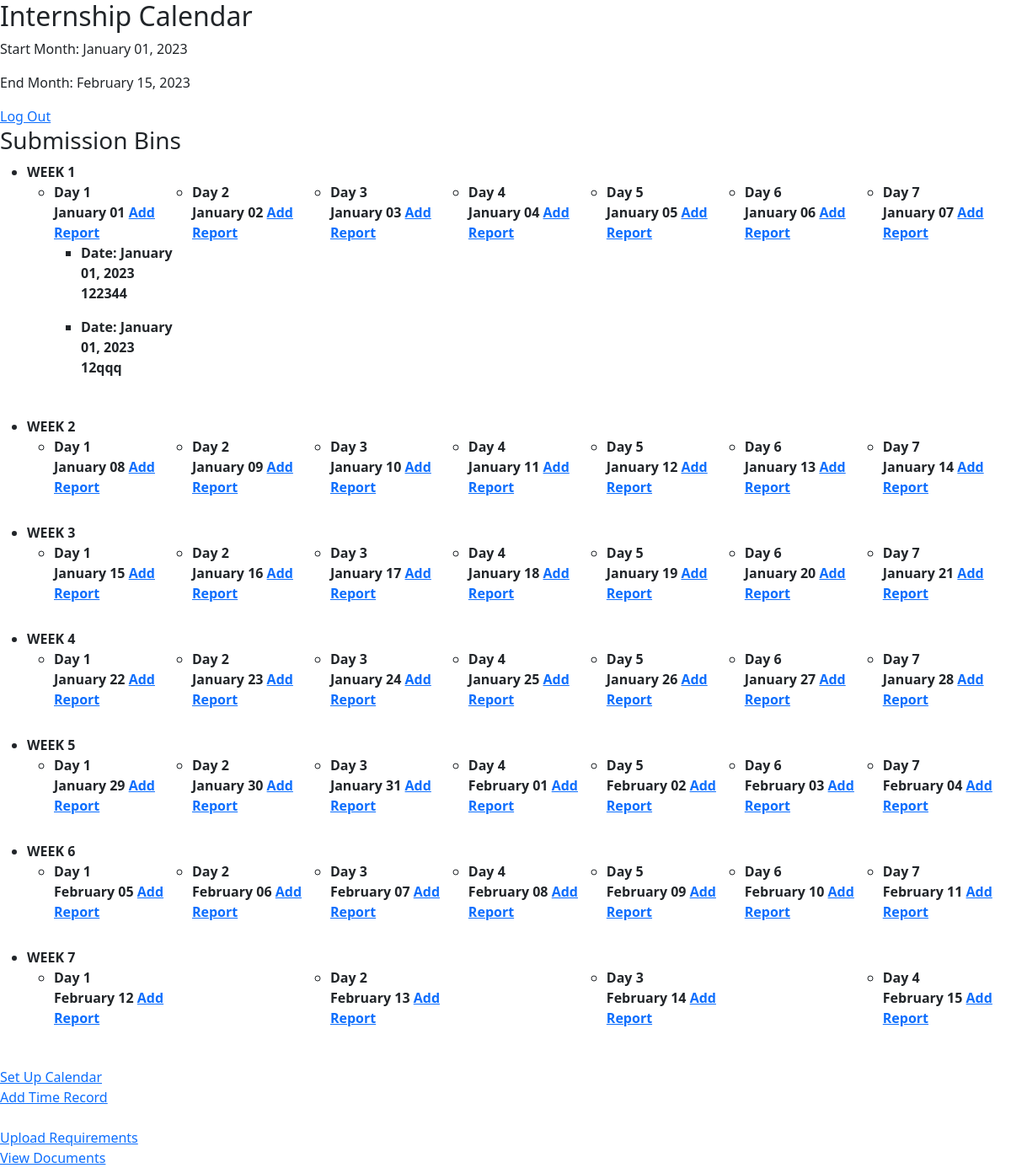
The app's page /internship/calendar-view/ (signed in) with its own data.
### internship/models.py (models this page shows, shortened)
class InternsCalendar(models.Model):
    user = models.ForeignKey(intern, on_delete=models.CASCADE)
    start_month = models.DateField()
    end_month = models.DateField()
    start_week_number = models.PositiveIntegerField(null=True)
    num_submission_bins = models.PositiveIntegerField(default=0)  # Default value of 0

class DailyAccomplishment(models.Model):
    interns_calendar = models.ForeignKey(InternsCalendar, on_delete=models.CASCADE)
    submitted_by = models.ForeignKey(intern, on_delete=models.CASCADE, default=1)
    date = models.DateField()
    is_rest_day = models.BooleanField(default=False)
    text_submission = models.TextField()
    document_submission = models.FileField(upload_to='documents/',null=True, blank=True)

### internship/views.py (the view)
# urls.py: path('calendar-view/', views.calendar_view, name='calendar_view'),
def calendar_view(request):
    user = request.user  # Assuming user is authenticated
    interns_calendar = InternsCalendar.objects.filter(user=user).last()
    if interns_calendar:
        start_date = interns_calendar.start_month
        submission_bins = range(1, interns_calendar.num_submission_bins + 1)
        end_date = interns_calendar.end_month
        weeks = []
        current_week_start = start_date
        current_week_number = 1
        bin_dates = []
        for bin_number in submission_bins:
            bin_date = start_date + timedelta(days=bin_number - 1)
            bin_dates.append(bin_date)
            if bin_date >= end_date:
                break
            if len(bin_dates) == 7:
                weeks.append({
                    'week_number': f'WEEK {current_week_number}',
                    'bin_dates': bin_dates,
                })
                current_week_start = bin_date + timedelta(days=1)
                bin_dates = []
                current_week_number += 1
        if bin_dates:
            weeks.append({
                'week_number': f'WEEK {current_week_number}',
                'bin_dates': bin_dates,
            })
        accomplishments = DailyAccomplishment.objects.filter(interns_calendar=interns_calendar)
        context = {
            'interns_calendar': interns_calendar,
            'accomplishments': accomplishments,
            'weeks': weeks,
        }
        return render(request, 'internship_calendar/calendar_view.html', context)
    context = {
        'message': 'No calendar set up. Please create a calendar.',
    }
    return render(request, 'internship_calendar/calendar_view.html', context)

### templates/internship_calendar/calendar_view.html (shortened to what this page needs)
{% extends "base.html" %}
{% load static %}
{% block content %}
  <h2>Internship Calendar</h2>
  <p>Start Month: {{ interns_calendar.start_month|date:"F d, Y" }}</p>
  <p>End Month: {{ interns_calendar.end_month|date:"F d, Y" }}</p>
  <a href="{% url 'logout' %}">Log Out</a> <br>
  <h3>Submission Bins</h3>
  <div class="submission-bins">
    <ul class="bins-list">
      {% for week in weeks %}
        <li class="week-item">
          {{ week.week_number }}
          <ul class="bins-in-week">
            {% for bin_date in week.bin_dates %}
              <li class="bin-item">
                Day {{ forloop.counter }}
                <br>
                {{ bin_date|date:"F d" }}
                <a href="{% url 'daily_accomplishment_create' date=bin_date %}">Add Report</a>
                <ul class="accomplishments-list">
                  {% for accomplishment in accomplishments %}
                    {% if accomplishment.date|date:"F d, Y" == bin_date|date:"F d, Y" %}
                      <li class="accomplishment-item">
                        Date: {{ accomplishment.date|date:"F d, Y" }}
                        <p>{{ accomplishment.text_submission }}</p>
                      </li>
                    {% endif %}
                  {% endfor %}
                </ul>
              </li>
            {% endfor %}
          </ul>
        </li>
      {% endfor %}
    </ul>
  </div>
  <a href="{% url 'interns_calendar_create' %}">Set Up Calendar</a> <br>
  <a href="{% url 'time_in_out' %}">Add Time Record</a> <br><br>
  <a href="{% url 'upload_document' %}">Upload Requirements</a> <br>
  <a href="{% url 'document_list' %}">View Documents</a> <br>
{% endblock %}

### templates/base.html (shortened to what this page needs)
{% load static %}
<!DOCTYPE html>
<html>
<head>
  <link rel="stylesheet" href="https://cdn.jsdelivr.net/npm/bootstrap@5.3.0/dist/css/bootstrap.min.css">
</head>
<body>
    {% block content %}
    {% endblock %}
</body>
</html>

### templates/internship_calendar/calendar_view.html (style rules this page uses)
.submission-bins ul.bins-list { display: flex; flex-wrap: wrap; justify-content: space-between; }
.submission-bins ul.bins-list > li { flex-basis: 100%; margin-bottom: 20px; }
.week-item { font-weight: bold; }
.bins-in-week { display: flex; flex-wrap: wrap; justify-content: space-between; }
.bins-in-week > li { flex-basis: calc(14.28% - 10px); margin-bottom: 10px; }

### records on screen
InternsCalendar: start_month "January 01, 2023", end_month "February 15, 2023"
DailyAccomplishment: date "January 01, 2023", text_submission "122344"
DailyAccomplishment: date "January 01, 2023", text_submission "12qqq"

### other values on screen
{{ week.week_number }} "WEEK 1" "WEEK 2" "WEEK 3" "WEEK 4" "WEEK 5" "WEEK 6" "WEEK 7"
{{ bin_date|date:"F d" }} "January 01" "January 02" "January 03" "January 04" "January 05" "January 06" "January 07" "January 08" "January 09" "January 10" "January 11" "January 12" "January 13" "January 14" "January 15" "January 16" "January 17" "January 18" "January 19" "January 20" "January 21" "January 22" "January 23" "January 24" "January 25" "January 26" "January 27" "January 28" "January 29" "January 30" "January 31" "February 01" "February 02" "February 03" "February 04" "February 05" "February 06" "February 07" "February 08" "February 09" "February 10" "February 11" "February 12" "February 13" "February 14" "February 15"
